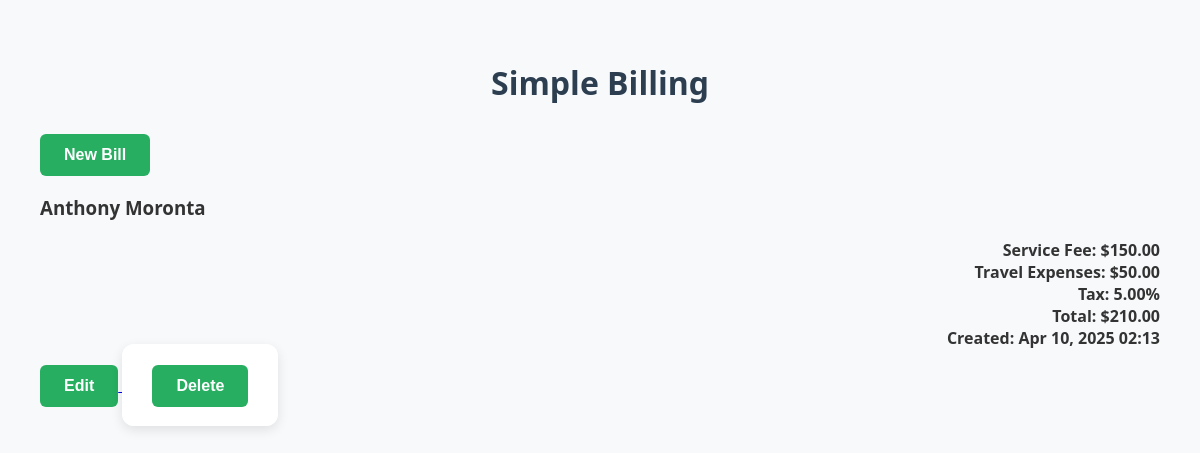
/, run on an earlier commit of the app's database.
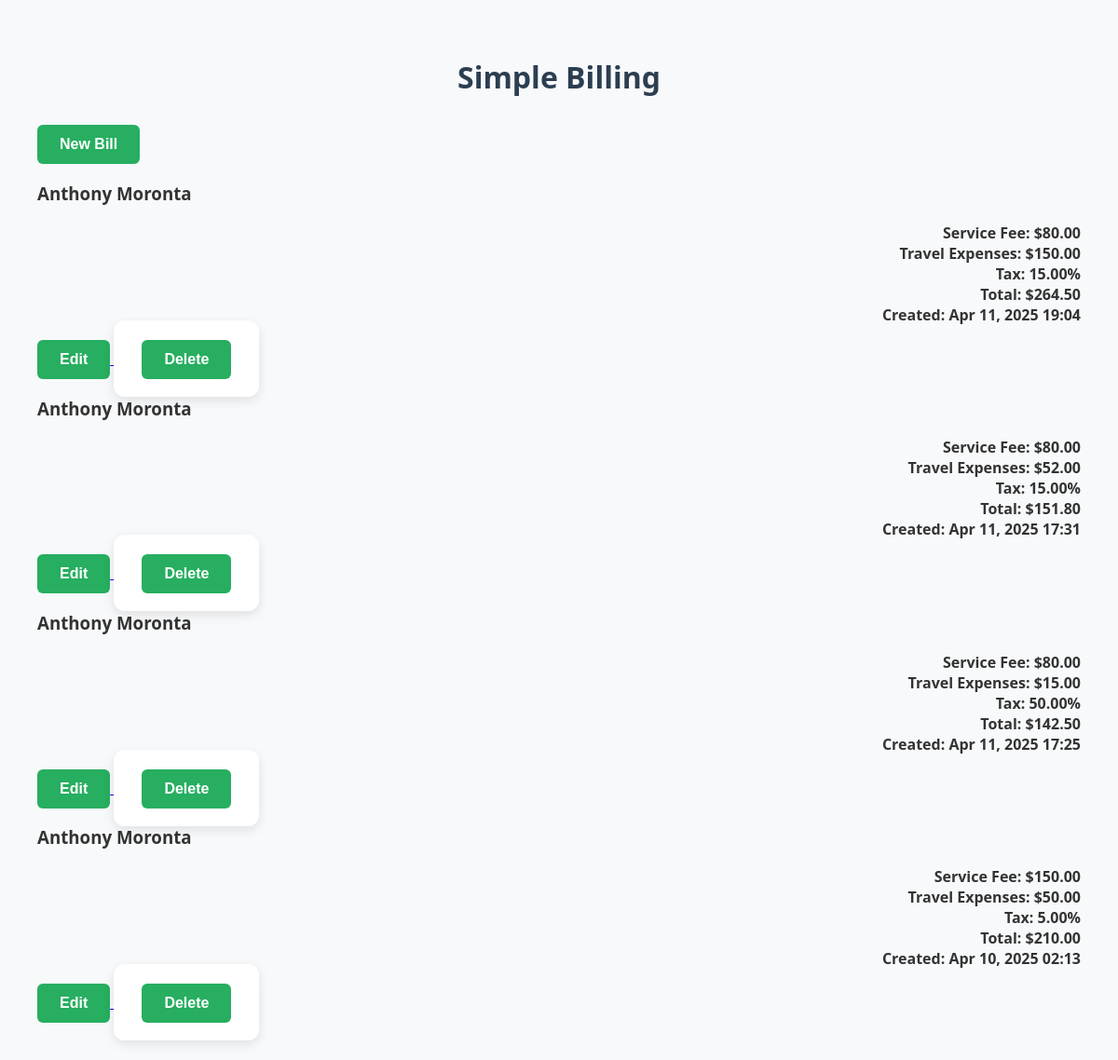
And on a later commit of the database.
### simpleBilling/models.py (models this page shows, shortened)
class Invoice(models.Model):
    client = models.ForeignKey('Client', on_delete=models.CASCADE)
    billing_date = models.DateTimeField(auto_now_add=True)
    service_fee = models.DecimalField(max_digits=10, decimal_places=2)
    travel_expenses = models.DecimalField(max_digits=10, decimal_places=2)
    tax_percent = models.DecimalField(max_digits=5, decimal_places=2)
    total = models.DecimalField(max_digits=10, decimal_places=2, blank=True, null=True)
    notes = models.TextField(blank=True, null=True)
    created_at = models.DateTimeField(auto_now_add=True)

class Client(models.Model):
    name = models.CharField(max_length=255)
    email = models.EmailField(blank=True, null=True)
    created_at = models.DateTimeField(auto_now_add=True)

### simpleBilling/views.py (the view, shortened to what this page needs)
# urls.py: path('', views.invoice_list_create_view, name="home"),
def invoice_list_create_view(request):
    invoices = Invoice.objects.select_related("client").prefetch_related("attachments").order_by("-billing_date")
    return render(request, "simpleBilling/invoice.html", {
        'invoices': invoices
    })

### simpleBilling/templates/simpleBilling/invoice.html (shortened to what this page needs)
{% load static %}
<!DOCTYPE html>
<html>
    <head>
        <link rel="stylesheet" href="{% static 'simpleBilling/css/styles.css' %}">
    </head>
    <body>
        <h1>Simple Billing</h1>
        <a href="{%url 'create-invoice' %}">
            <button id="show-form-btn">New Bill</button>
        </a>
        <br>
        <div id=invoices-list>
            {% for invoice in invoices%}
                <div class="invoice-card">
                    <h3>{{ invoice.client.name }}</h3>
                    <p>
                        Service Fee: ${{ invoice.service_fee }} <br>
                        Travel Expenses: ${{ invoice.travel_expenses }} <br>
                        Tax: {{ invoice.tax_percent }}%<br>
                        Total: ${{ invoice.total }}<br>
                        Created: {{ invoice.billing_date|date:"M d, Y H:i" }}
                    </p>
                    <a href="{%url 'edit-invoice' invoice.id %}">
                        <button id="show-form-btn">Edit</button>
                    </a>
                    <form method="post" action="{% url 'delete-invoice' invoice.id %}" style="display: inline;">
                        <button type="submit" onclick="return confirm('Are you ok deleting this bill? ');">
                            Delete
                        </button>
                    </form>
                </div>
            {% empty %}
                <p> No invoices yet. </p>
            {% endfor %}
        </div>
    </body>
</html>

### simpleBilling/static/simpleBilling/css/styles.css (style rules this page uses)
body { font-family: 'Segoe UI', Tahoma, Geneva, Verdana, sans-serif; background-color: #f7f9fb; margin: 0; padding: 40px; color: #333; }
h1 { text-align: center; color: #2c3e50; margin-bottom: 30px; }
form { max-width: 600px; margin: 0 auto; background-color: white; padding: 30px; border-radius: 12px; box-shadow: 0 4px 12px rgba(0, 0, 0, 0.1); }
button { background-color: #27ae60; color: white; padding: 12px 24px; border: none; border-radius: 6px; font-size: 16px; font-weight: bold; cursor: pointer; transition: background-color 0.3s ease; }
p { font-weight: bold; text-align: right; }

What changed in the data, as far as the page shows it:
added Invoice: client.name "Anthony Moronta", service_fee "80.00", travel_expenses "150.00", tax_percent "15.00", total "264.50", billing_date "Apr 11, 2025 19:04"
added Invoice: client.name "Anthony Moronta", service_fee "80.00", travel_expenses "52.00", tax_percent "15.00", total "151.80", billing_date "Apr 11, 2025 17:31"
added Invoice: client.name "Anthony Moronta", service_fee "80.00", travel_expenses "15.00", tax_percent "50.00", total "142.50", billing_date "Apr 11, 2025 17:25"
